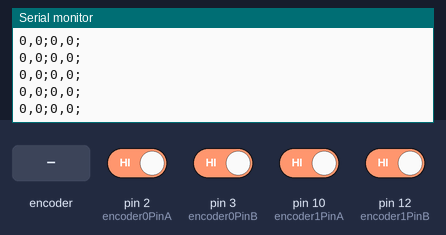
Bench run of a sketch on a simulated Arduino Uno, built with avr-gcc and run on an emulated ATmega328P. On the bench: the last lines printed to the serial monitor. The inputs (shaded band) are chosen by the test bench; at power-on: pin 2 (encoder0PinA), pin 3 (encoder0PinB), pin 10 (encoder1PinA), pin 12 (encoder1PinB) HIGH.

Above: at 1.2 s.
1.3 s: rotary encoder on pin 2 (encoder0PinA) / pin 3 (encoder0PinB) turned 1 step (first pin leading)
At 1.42 s:
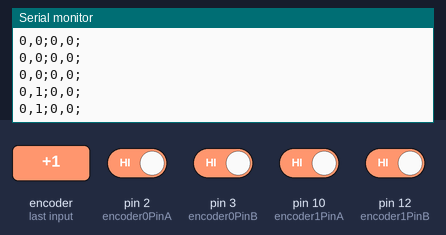
3.0 s: rotary encoder on pin 2 (encoder0PinA) / pin 3 (encoder0PinB) turned 1 step (first pin leading)
At 3.12 s:
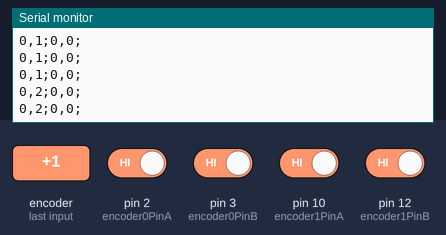
Timing chart, 0 to 6.0 s (numbered marks = the images above; inputs shaded):
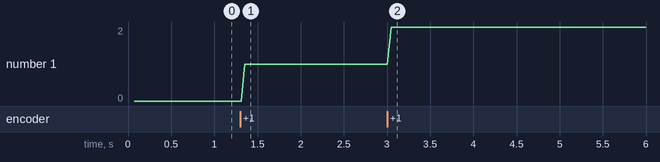

The sketch:

Encoder_Interupt_Revs.ino
```cpp
#include <PinChangeInt.h>

//PIN's definition
#define encoder0PinA  2
#define encoder0PinB  3

#define encoder1PinA  10
#define encoder1PinB  12

volatile int encoder0Pos = 0;
volatile boolean PastA0 = 0;
volatile boolean PastB0 = 0;
int revolutions0 = 0;

volatile int encoder1Pos = 0;
volatile boolean PastA1 = 0;
volatile boolean PastB1 = 0;
int revolutions1 = 0;


int lastEncode0 = 1;
int lastRevs0 = 1;
int lastEncode1 = 1;
int lastRevs1 = 1;
volatile unsigned int timeout = 0;

void setup()
{
  while(timeout < 60000)  {
    timeout ++;
  }
  pinMode(encoder0PinA, INPUT);
  //turn on pullup resistor
  //digitalWrite(encoder0PinA, HIGH); //ONLY FOR SOME ENCODER(MAGNETIC)!!!!
  pinMode(encoder0PinB, INPUT);
  //turn on pullup resistor
  //digitalWrite(encoder0PinB, HIGH); //ONLY FOR SOME ENCODER(MAGNETIC)!!!!
  PastA0 = (boolean)digitalRead(encoder0PinA); //initial value of channel A;
  PastB0 = (boolean)digitalRead(encoder0PinB); //and channel B

//To speed up even more, you may define manually the ISRs
// encoder A channel on interrupt 0 (arduino's pin 2)
  attachInterrupt(0, doEncoderA0, RISING);
// encoder B channel pin on interrupt 1 (arduino's pin 3)
  attachInterrupt(1, doEncoderB0, CHANGE);

  PCintPort::attachInterrupt(encoder1PinA, &doEncoderA1, RISING);

  PCintPort::attachInterrupt(encoder1PinB, &doEncoderB1, CHANGE);

  Serial.begin(9600);
}


void loop()
{
 //your staff....ENJOY! :D
 if(revolutions0 != lastRevs0 || encoder0Pos != lastEncode0 || revolutions1 != lastRevs1 || encoder1Pos != lastEncode1 || timeout > 6000)  {
   timeout = 0;
   lastRevs0 = revolutions0;
   lastEncode0 = encoder0Pos;
   lastRevs1 = revolutions1;
   lastEncode1 = encoder1Pos;
   Serial.print(String(String(revolutions0, DEC) + String(",") + String(encoder0Pos, DEC) + String(";")));
   Serial.print(String(String(revolutions1, DEC) + String(",") + String(encoder1Pos, DEC) + String(";\n")));
 }
 timeout++;
}

//you may easily modify the code  get quadrature..
//..but be sure this whouldn't let Arduino back!
void doEncoderA0()
{
     PastB0 ? encoder0Pos--:  encoder0Pos++;
     if (encoder0Pos > 464 || encoder0Pos < -464)  {
       revolutions0 += encoder0Pos / 464;
       encoder0Pos %= 464;
     }

     if (revolutions0 > 0 && encoder0Pos < 0 )  {
       revolutions0 --;
       encoder0Pos = 464 - encoder0Pos;
     }
     else if (revolutions0 < 0 && encoder0Pos > 0)  {
       revolutions0 ++;
       encoder0Pos = -464 - encoder0Pos;
     }
}

void doEncoderB0()
{
     PastB0 = !PastB0;
}

void doEncoderA1()
{
     PastB1 ? encoder1Pos--:  encoder1Pos++;
     if (encoder1Pos > 464 || encoder1Pos < -464)  {
       revolutions1 += encoder1Pos / 464;
       encoder1Pos %= 464;
     }

     if (revolutions1 > 0 && encoder1Pos < 0 )  {
       revolutions1 --;
       encoder1Pos = 464 - encoder1Pos;
     }
     else if (revolutions1 < 0 && encoder1Pos > 0)  {
       revolutions1 ++;
       encoder1Pos = -464 - encoder1Pos;
     }
}

void doEncoderB1()
{
    PastB1 = !PastB1;
}
```

Measured:
- after the input at 1.3 s, the serial monitor: prints a new line after 0.05 s (image 1)
- after the input at 3.0 s, the serial monitor: prints a new line after 0.05 s (image 2)
- plotted number 1: 0 → 1 after the input at 1.3 s, 1 → 2 after the input at 3.0 s
